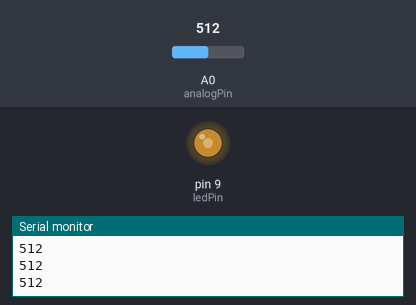
Bench run of a sketch on a simulated Arduino Uno, built with avr-gcc and run on an emulated ATmega328P. On the bench: output pins drawn as LEDs (lit = HIGH), the last lines printed to the serial monitor. Inputs (shaded band) come from the test bench; at power-on: A0 (analogPin) = 512.

Above: at 1.2 s.
1.3 s: A0 (analogPin) set to 716
At 2.1 s:
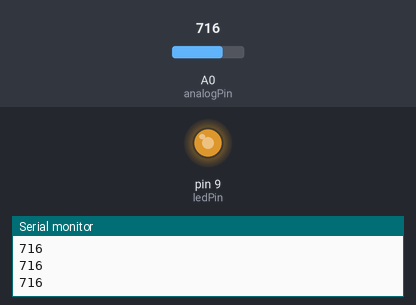
2.8 s: A0 (analogPin) set to 900
At 3.4 s:
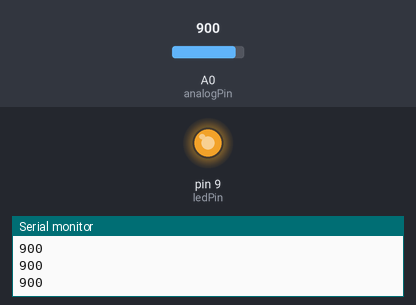
4.3 s: A0 (analogPin) set to 122
At 5.5 s:
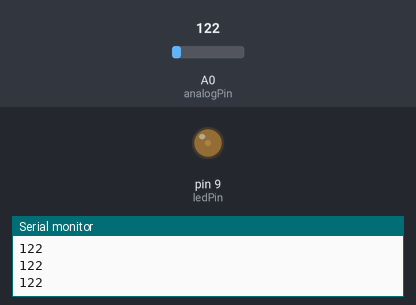
5.8 s: A0 (analogPin) set to 0
At 6.8 s:
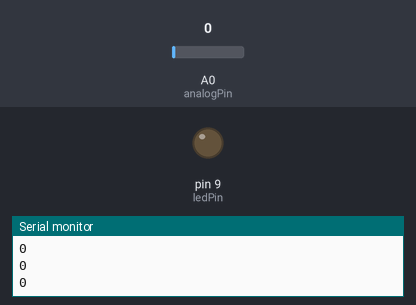
Timing chart, 0 to 8.3 s (numbered marks = the images above; inputs shaded):
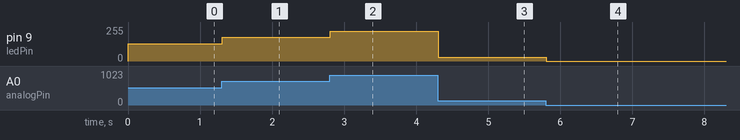

The sketch:

Fade_ver2.ino
```cpp
int ledPin = 9;      // LED connected to digital pin 9
int analogPin = A0;   // potentiometer connected to analog pin 3 (A3)
int val = 0;         // variable to store the read value

void setup() {
  pinMode(ledPin, OUTPUT);  // sets the pin as output
  Serial.begin(9600);
}

void loop() {
  val = analogRead(analogPin);  // read the input pin
  Serial.println(val);
  analogWrite(ledPin, val / 4); // analogRead values go from 0 to 1023, analogWrite values from 0 to 255
}
```

Measured:
- after the input at 1.3 s, pin 9 (ledPin): 128/255 → 179/255 at once
- after the input at 2.8 s, pin 9 (ledPin): 179/255 → 225/255 at once
- after the input at 4.3 s, pin 9 (ledPin): 225/255 → 30/255 at once
- after the input at 5.8 s, pin 9 (ledPin): 30/255 → 0/255 at once
